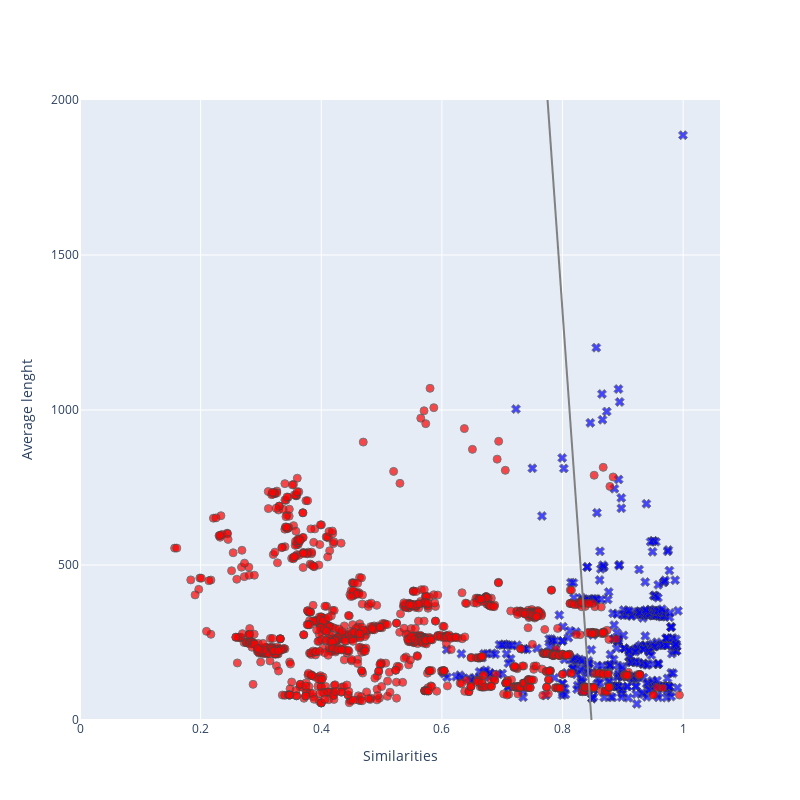
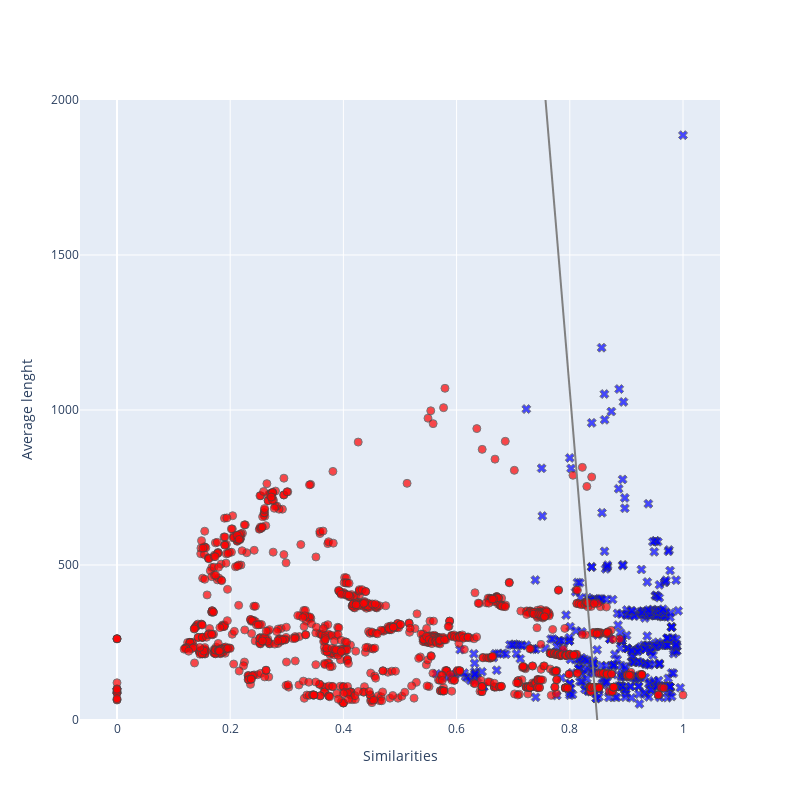

Here is the notebook cell these charts were saved with, in order:
### Code cell
from similarities.levenshtein_similarity import LevenshteinSimilarity
visualize_data_and_lr_decision_boundary('filtered.csv', LevenshteinSimilarity())
visualize_data_and_lr_decision_boundary('filtered.csv', LevenshteinSimilarity(vectorized=True))

### Figure 1 — Plotly figure (JSON) as saved in the notebook; plotly's stock layout.template omitted (floating-point values rounded to 4 significant figures; data arrays with more than 128 entries replaced by an {"elided": "..."} marker saying what was removed)
{"data": [{"marker": {"color": "blue", "line": {"width": 1}, "opacity": 0.7, "size": 8, "symbol": "x"}, "mode": "markers", "name": "positive", "showlegend": false, "type": "scatter", "x": {"elided": "440 float values"}, "y": {"elided": "440 float values"}}, {"marker": {"color": "red", "line": {"width": 1}, "opacity": 0.7, "size": 8, "symbol": "circle"}, "mode": "markers", "name": "negative", "showlegend": false, "type": "scatter", "x": {"elided": "1178 float values"}, "y": {"elided": "1178 float values"}}, {"line": {"color": "gray"}, "mode": "lines", "name": "decision boundary", "showlegend": false, "type": "scatter", "x": [0, 0.02041, 0.04082, 0.06122, 0.08163, 0.102, 0.1224, 0.1429, 0.1633, 0.1837, 0.2041, 0.2245, 0.2449, 0.2653, 0.2857, 0.3061, 0.3265, 0.3469, 0.3673, 0.3878, 0.4082, 0.4286, 0.449, 0.4694, 0.4898, 0.5102, 0.5306, 0.551, 0.5714, 0.5918, 0.6122, 0.6327, 0.6531, 0.6735, 0.6939, 0.7143, 0.7347, 0.7551, 0.7755, 0.7959, 0.8163, 0.8367, 0.8571, 0.8776, 0.898, 0.9184, 0.9388, 0.9592, 0.9796, 1], "y": [23290.0, 22730.0, 22170.0, 21610.0, 21050.0, 20490.0, 19920.0, 19360.0, 18800.0, 18240.0, 17680.0, 17120.0, 16560.0, 16000.0, 15440.0, 14880.0, 14320.0, 13760.0, 13200.0, 12640.0, 12080.0, 11520.0, 10960.0, 10400.0, 9837.0, 9276.0, 8716.0, 8155.0, 7595.0, 7035.0, 6474.0, 5914.0, 5353.0, 4793.0, 4232.0, 3672.0, 3111.0, 2551.0, 1991.0, 1430.0, 869.7, 309.3, -251.2, -811.6, -1372.0, -1933.0, -2493.0, -3053.0, -3614.0, -4174.0]}], "layout": {"height": 800, "width": 800, "xaxis": {"title": {"text": "Similarities"}}, "yaxis": {"range": [0, 2000], "title": {"text": "Average lenght"}}}}

### Figure 2 — Plotly figure (JSON) as saved in the notebook; plotly's stock layout.template omitted (floating-point values rounded to 4 significant figures; data arrays with more than 128 entries replaced by an {"elided": "..."} marker saying what was removed)
{"data": [{"marker": {"color": "blue", "line": {"width": 1}, "opacity": 0.7, "size": 8, "symbol": "x"}, "mode": "markers", "name": "positive", "showlegend": false, "type": "scatter", "x": {"elided": "440 float values"}, "y": {"elided": "440 float values"}}, {"marker": {"color": "red", "line": {"width": 1}, "opacity": 0.7, "size": 8, "symbol": "circle"}, "mode": "markers", "name": "negative", "showlegend": false, "type": "scatter", "x": {"elided": "1178 float values"}, "y": {"elided": "1178 float values"}}, {"line": {"color": "gray"}, "mode": "lines", "name": "decision boundary", "showlegend": false, "type": "scatter", "x": [0, 0.02041, 0.04082, 0.06122, 0.08163, 0.102, 0.1224, 0.1429, 0.1633, 0.1837, 0.2041, 0.2245, 0.2449, 0.2653, 0.2857, 0.3061, 0.3265, 0.3469, 0.3673, 0.3878, 0.4082, 0.4286, 0.449, 0.4694, 0.4898, 0.5102, 0.5306, 0.551, 0.5714, 0.5918, 0.6122, 0.6327, 0.6531, 0.6735, 0.6939, 0.7143, 0.7347, 0.7551, 0.7755, 0.7959, 0.8163, 0.8367, 0.8571, 0.8776, 0.898, 0.9184, 0.9388, 0.9592, 0.9796, 1], "y": [18560.0, 18120.0, 17670.0, 17220.0, 16780.0, 16330.0, 15890.0, 15440.0, 14990.0, 14550.0, 14100.0, 13650.0, 13210.0, 12760.0, 12310.0, 11870.0, 11420.0, 10970.0, 10530.0, 10080.0, 9634.0, 9188.0, 8741.0, 8295.0, 7848.0, 7402.0, 6955.0, 6509.0, 6062.0, 5616.0, 5169.0, 4723.0, 4276.0, 3830.0, 3383.0, 2937.0, 2490.0, 2044.0, 1597.0, 1151.0, 704.5, 258.0, -188.5, -635.0, -1082.0, -1528.0, -1974.0, -2421.0, -2867.0, -3314.0]}], "layout": {"height": 800, "width": 800, "xaxis": {"title": {"text": "Similarities"}}, "yaxis": {"range": [0, 2000], "title": {"text": "Average lenght"}}}}
